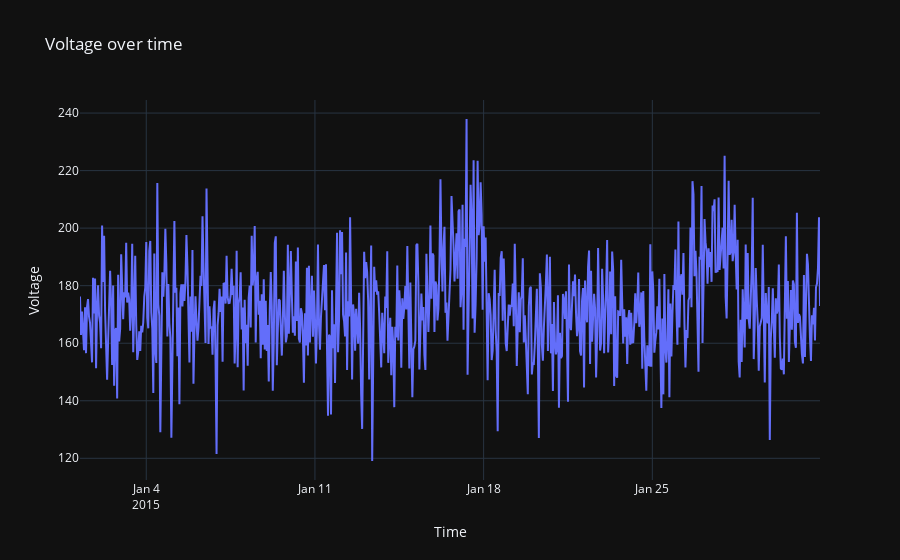

Notebook code cell kept with this figure:
### Code cell
fig = px.line(x=plot_df['datetime'].values, y=plot_df['volt'].values, title='Voltage over time', template='plotly_dark')
fig.update_layout(xaxis_title='Time', yaxis_title='Voltage')
fig.show()

### Figure 1 — Plotly figure (JSON) as saved in the notebook; plotly's stock layout.template omitted (floating-point values rounded to 4 significant figures; data arrays with more than 128 entries replaced by an {"elided": "..."} marker saying what was removed)
{"data": [{"hovertemplate": "x=%{x}<br>y=%{y}<extra></extra>", "legendgroup": "", "line": {"color": "#636efa", "dash": "solid"}, "marker": {"symbol": "circle"}, "mode": "lines", "name": "", "orientation": "v", "showlegend": false, "type": "scatter", "x": {"elided": "738 str values"}, "xaxis": "x", "y": {"elided": "738 float values"}, "yaxis": "y"}], "layout": {"legend": {"tracegroupgap": 0}, "title": {"text": "Voltage over time"}, "xaxis": {"anchor": "y", "domain": [0, 1], "title": {"text": "Time"}}, "yaxis": {"anchor": "x", "domain": [0, 1], "title": {"text": "Voltage"}}}}
